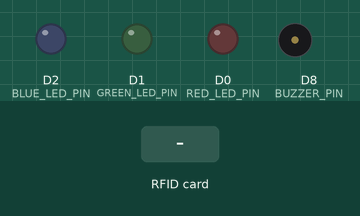
This sketch was run on a simulated ESP8266 (NodeMCU). Parts: output pins drawn as LEDs (lit = HIGH), buzzer (waves = sounding, pin HIGH). The test bench sets the inputs (shaded band). WiFi joins after 1.5 s; servers stay silent unless stated; the local clock reads 2024-03-15 10:24:30 at power-on unless the sketch sets it; random numbers use the default seed unless the sketch sets one; the Firebase database answers and starts empty; what the sketch prints to the serial monitor is not drawn.

Above: at 2.7 s.
2.8 s: RFID card 5E 7A 19 C4 held to the reader
At 9.75 s:
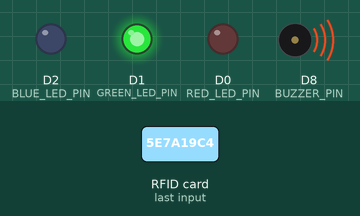
At 11.2 s:
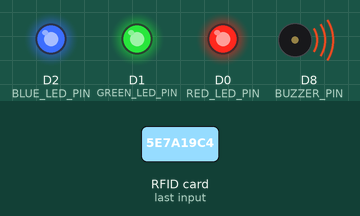
Timing chart, 0 to 13.0 s (numbered marks = the images above; inputs shaded):
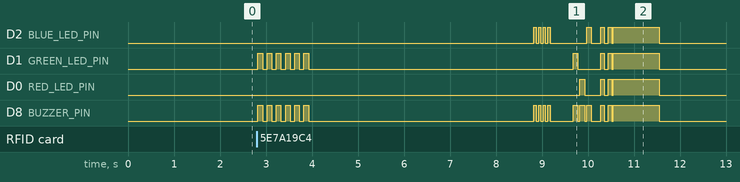

Measured:
- after the input at 2.8 s, D1 (GREEN_LED_PIN): LOW → HIGH at once, → LOW 0.10 s later, → HIGH 0.10 s later, → LOW 0.10 s later, … (20 changes in this stretch); D8 (BUZZER_PIN): LOW → HIGH at once, → LOW 0.10 s later, → HIGH 0.10 s later, → LOW 0.10 s later, … (32 changes in this stretch)

The sketch:

arduino_rfid_esp8266.ino
```cpp
#include "ESP8266WiFi.h"
#include "FirebaseArduino.h"

#include <time.h>

#define TIME_HEADER  "T"   // Header tag for serial time sync message
#define TIME_REQUEST  7    // ASCII bell character requests a time sync message


#define FIREBASE_HOST "akillikapi-3cbe8-default-rtdb.firebaseio.com"
#define FIREBASE_AUTH "jrQvXmQqqAPxMNIYCBddCVndS1ZaAdLK8j4YY1Tp"
#define WIFI_SSID "TP-LINK_D51ABA"
#define WIFI_PASSWORD "Spfksyn320."

#include "SPI.h"
#include "MFRC522.h"

#define  RST_PIN  D3  // Configurable, see typical pin layout above
#define  SS_PIN  D4 // Configurable, see typical pin layout above

#define BLUE_LED_PIN D2
#define GREEN_LED_PIN D1
#define RED_LED_PIN D0

#define BUZZER_PIN D8

MFRC522 rfid(SS_PIN, RST_PIN); // Instance of the class
MFRC522::MIFARE_Key key;

String tag;


int timezone = 3 * 3600;
int dst = 0;

 WiFiClient client;

void setup() {
  Serial.begin(9600);
  SPI.begin(); // Init SPI bus
  rfid.PCD_Init(); // Init MFRC522
  pinMode(BUZZER_PIN, OUTPUT);
  pinMode(GREEN_LED_PIN, OUTPUT);
    pinMode(RED_LED_PIN, OUTPUT);
 pinMode(BLUE_LED_PIN, OUTPUT);
 WiFi.begin(WIFI_SSID, WIFI_PASSWORD);
  Serial.print("connecting");
  while (WiFi.status() != WL_CONNECTED) {
    Serial.print(".");
    delay(500);
  }
  Serial.println();
  Serial.print("connected: ");
  Serial.println(WiFi.localIP());


configTime(timezone, dst, "pool.ntp.org","time.nist.gov");
Serial.println("\nWaiting for Internet time");

  while(!time(nullptr)){
     Serial.print("*");
     delay(1000);
  }
  Serial.println("\nTime response....OK");

  Firebase.begin(FIREBASE_HOST, FIREBASE_AUTH);

}

void loop() {
  if ( ! rfid.PICC_IsNewCardPresent())
    return;
  if (rfid.PICC_ReadCardSerial()) {
    for (byte i = 0; i < 4; i++) {
      tag += rfid.uid.uidByte[i];
    }
    Serial.println(tag);

      digitalWrite(BUZZER_PIN, HIGH);
      digitalWrite(GREEN_LED_PIN, HIGH);
      delay(100);
      digitalWrite(BUZZER_PIN, LOW);
      digitalWrite(GREEN_LED_PIN, LOW);
      delay(100);
      digitalWrite(BUZZER_PIN, HIGH);
      digitalWrite(GREEN_LED_PIN, HIGH);
      delay(100);
      digitalWrite(BUZZER_PIN, LOW);
       digitalWrite(GREEN_LED_PIN, LOW);
      delay(100);
      digitalWrite(BUZZER_PIN, HIGH);
      digitalWrite(GREEN_LED_PIN, HIGH);
      delay(100);
      digitalWrite(BUZZER_PIN, LOW);
       digitalWrite(GREEN_LED_PIN, LOW);
      delay(100);
       digitalWrite(BUZZER_PIN, HIGH);
      digitalWrite(GREEN_LED_PIN, HIGH);
      delay(100);
      digitalWrite(BUZZER_PIN, LOW);
       digitalWrite(GREEN_LED_PIN, LOW);
      delay(100);
       digitalWrite(BUZZER_PIN, HIGH);
      digitalWrite(GREEN_LED_PIN, HIGH);
      delay(100);
      digitalWrite(BUZZER_PIN, LOW);
       digitalWrite(GREEN_LED_PIN, LOW);
      delay(100);
       digitalWrite(BUZZER_PIN, HIGH);
      digitalWrite(GREEN_LED_PIN, HIGH);
      delay(100);
      digitalWrite(BUZZER_PIN, LOW);
       digitalWrite(GREEN_LED_PIN, LOW);
      delay(100);


    rfid.PICC_HaltA();
    rfid.PCD_StopCrypto1();

String UID="";
String buyuk_harf[]={"A","B","C","D","E","F","G","H","I","J","K","L","M","N","O","P","R","S","T","U","Y","V","W","X","Z"};
String kucuk_harf[]={"a","b","c","d","e","f","g","h","i","j","k","l","m","m","o","p","r","s","t","u","y","v","w","x","z"};
for(int i=0;i<8;i++){
  int sayi_1=random(1,10);
  String buyuk=buyuk_harf[random(0,25)];
  String kucuk=kucuk_harf[random(0,25)];
  int sira=random(1,4);
  if(sira==1){
  UID+=sayi_1+buyuk+kucuk;
  }else if(sira==2){
    UID+=buyuk+sayi_1+kucuk;
    }else{
    UID+=kucuk+buyuk+sayi_1;
    }
}


  time_t now = time(nullptr);
  struct tm* p_tm = localtime(&now);

int h=p_tm->tm_hour;
int m=p_tm->tm_min;
int s=p_tm->tm_sec;

  String saat=String(p_tm->tm_hour);
  String dakika=String(p_tm->tm_min);
  String saniye=String(p_tm->tm_sec);

  String gun=String(p_tm->tm_mday);
  String ay=String(p_tm->tm_mon + 1);
  String yil=String(p_tm->tm_year + 1900);

if(p_tm->tm_mday<10){
  gun="0"+gun;
  }

  if(p_tm->tm_mon+1<10){
  ay="0"+ay;
  }

if(h<10){
  saat="0"+saat;
  }

if(m<10){
  dakika="0"+dakika;
  }

  if(s<10){
  saniye="0"+saniye;
  }

  delay(1000);

Firebase.setString(UID+"/tag",tag);  // tag adlı değişkeni UID/tag isimli klasörde tutuyoruz!
Firebase.setString(UID+"/time",saat+":"+dakika+":"+saniye);
Firebase.setString(UID+"/date",gun+"/"+ay+"/"+yil);


  if (Firebase.failed()) {
      Serial.print("Bir hata oluştu:");
      Serial.println(Firebase.error());
      digitalWrite(BUZZER_PIN, HIGH);
      digitalWrite(RED_LED_PIN, HIGH);
      delay(700);
      digitalWrite(BUZZER_PIN, LOW);
      digitalWrite(RED_LED_PIN, LOW);
  }
  delay(1000);
  Serial.println("Firebase'den gelen Kayıtlar : "+Firebase.getString(UID)); // UID adlı değişkenimizi çağırıyoruz!
     tag = "";

     sendPushNotification("Akıllı Kapı","Evinize "+gun+"/"+ay+"/"+yil+" tarihinde, "+saat+":"+dakika+":"+saniye+"'da "+tag+" numaralı etiketle giriş yapıldı! ","https://static.ariste.info/wp-content/uploads/2020/04/1200px-Antu_dialog-warning.svg_-1.png");

  }


  }

const char* host = "api.pushbullet.com";
const char* apiKey = "o.xq0AJCsQvxbAsgZ2Sd2ZoDN1aqyCxFG7";


void sendPushNotification(String baslik,String mesaj,String image_url) {

  WiFiClientSecure client;
  client.setInsecure();
  if(!client.connect(host,443)) {
    digitalWrite(BUZZER_PIN, HIGH);
      digitalWrite(RED_LED_PIN, HIGH);
      delay(700);
      digitalWrite(BUZZER_PIN, LOW);
      digitalWrite(RED_LED_PIN, LOW);
    Serial.println("Sunucuya bağlanılamadı!");
    return;
  }

String url = "/v2/pushes";
  String message = "{\"type\": \"note\", \"title\": \""+baslik+"\", \"image_url\": \""+image_url+"\", \"body\": \""+mesaj+"\"}\r\n";
  Serial.print("requesting URL: ");
  Serial.println(url);
  //send a simple note
  client.print(String("POST ") + url + " HTTP/1.1\r\n" +
               "Host: " + host + "\r\n" +
               "Authorization: Bearer " + apiKey + "\r\n" +
               "Content-Type: application/json\r\n" +
               "Content-Length: " +
               String(message.length()) + "\r\n\r\n");
  client.print(message);


  delay(2000);


   digitalWrite(BLUE_LED_PIN, HIGH);
     digitalWrite(BUZZER_PIN, HIGH);
     delay(50);
     digitalWrite(BLUE_LED_PIN, LOW);
      digitalWrite(BUZZER_PIN, LOW);
        delay(50);
        digitalWrite(BLUE_LED_PIN, HIGH);
     digitalWrite(BUZZER_PIN, HIGH);
     delay(50);
     digitalWrite(BLUE_LED_PIN, LOW);
      digitalWrite(BUZZER_PIN, LOW);
        delay(50);
        digitalWrite(BLUE_LED_PIN, HIGH);
     digitalWrite(BUZZER_PIN, HIGH);
     delay(50);
     digitalWrite(BLUE_LED_PIN, LOW);
      digitalWrite(BUZZER_PIN, LOW);
        delay(50);
        digitalWrite(BLUE_LED_PIN, HIGH);
     digitalWrite(BUZZER_PIN, HIGH);
     delay(50);
     digitalWrite(BLUE_LED_PIN, LOW);
      digitalWrite(BUZZER_PIN, LOW);
        delay(500);


  /*  while (client.available() == 0);

  while (client.available()) {
    String line = client.readStringUntil('\n');
    Serial.println(line);

  }  */

  //Herşey hazır tekrardan okutabiliriz..

  digitalWrite(GREEN_LED_PIN, HIGH);
  digitalWrite(BUZZER_PIN, HIGH);
  delay(100);
  digitalWrite(GREEN_LED_PIN, LOW);
  digitalWrite(BUZZER_PIN, LOW);
  delay(50);
  digitalWrite(RED_LED_PIN, HIGH);
  digitalWrite(BUZZER_PIN, HIGH);
  delay(100);
    digitalWrite(RED_LED_PIN, LOW);
  digitalWrite(BUZZER_PIN, LOW);
    delay(50);
     digitalWrite(BLUE_LED_PIN, HIGH);
  digitalWrite(BUZZER_PIN, HIGH);
  delay(100);
  digitalWrite(BLUE_LED_PIN, LOW);
  digitalWrite(BUZZER_PIN, LOW);
  delay(200);
  digitalWrite(BLUE_LED_PIN, HIGH);
    digitalWrite(GREEN_LED_PIN, HIGH);
      digitalWrite(RED_LED_PIN, HIGH);
  digitalWrite(BUZZER_PIN, HIGH);
  delay(80);
  digitalWrite(BLUE_LED_PIN, LOW);
    digitalWrite(GREEN_LED_PIN, LOW);
      digitalWrite(RED_LED_PIN, LOW);
  digitalWrite(BUZZER_PIN, LOW);
  delay(80);
  digitalWrite(BLUE_LED_PIN, HIGH);
    digitalWrite(GREEN_LED_PIN, HIGH);
      digitalWrite(RED_LED_PIN, HIGH);
  digitalWrite(BUZZER_PIN, HIGH);
  delay(80);
  digitalWrite(BLUE_LED_PIN, LOW);
    digitalWrite(GREEN_LED_PIN, LOW);
      digitalWrite(RED_LED_PIN, LOW);
  digitalWrite(BUZZER_PIN, LOW);
  delay(30);
  digitalWrite(BLUE_LED_PIN, HIGH);
    digitalWrite(GREEN_LED_PIN, HIGH);
      digitalWrite(RED_LED_PIN, HIGH);
  digitalWrite(BUZZER_PIN, HIGH);
  delay(1000);
  digitalWrite(BLUE_LED_PIN, LOW);
    digitalWrite(GREEN_LED_PIN, LOW);
      digitalWrite(RED_LED_PIN, LOW);
    digitalWrite(BUZZER_PIN, LOW);
}
```
